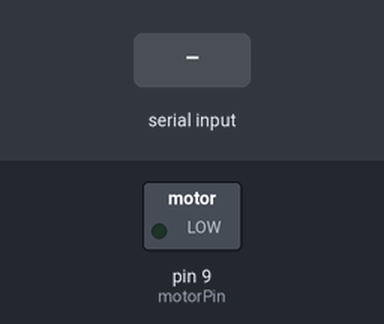
Simulated run of this sketch. Board: Arduino Uno, built with avr-gcc and run on an emulated ATmega328P. On the bench: switched loads named in the sketch (green lamp = pin HIGH). Inputs (shaded band) come from the test bench.

Above: at 1.2 s.
1.3 s: "F" received over the second serial link
At 2.0 s:
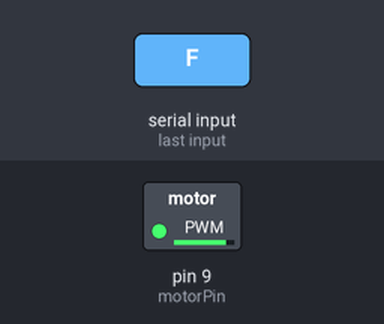
2.8 s: "1" received over the second serial link
At 3.2 s:
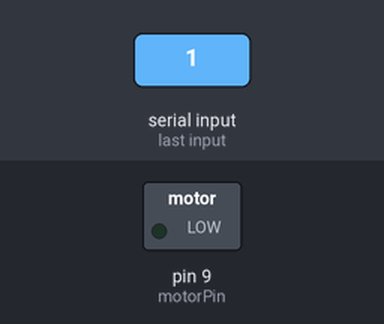
Timing chart, 0 to 5.8 s (numbered marks = the images above; inputs shaded):
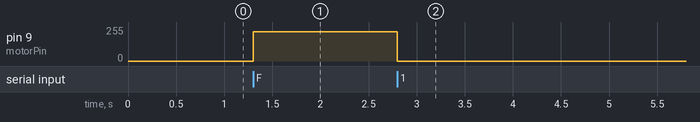

The sketch:

level-16-if-else-hc05-dc-motor.ino
```cpp
#include <SoftwareSerial.h>

SoftwareSerial bluetooth(2, 3);
const int motorPin = 9;

void setup() {
    pinMode(motorPin, OUTPUT);
    bluetooth.begin(9600);
}

void loop() {
    if (bluetooth.available()) {
        char command = bluetooth.read();

        if (command == 'F') {
            analogWrite(motorPin, 220);
        } else {
            analogWrite(motorPin, 0);
        }
    }
}
```

Measured:
- after the input at 1.3 s, pin 9 (motorPin): 0/255 → 220/255 at once
- after the input at 2.8 s, pin 9 (motorPin): 220/255 → 0/255 at once
